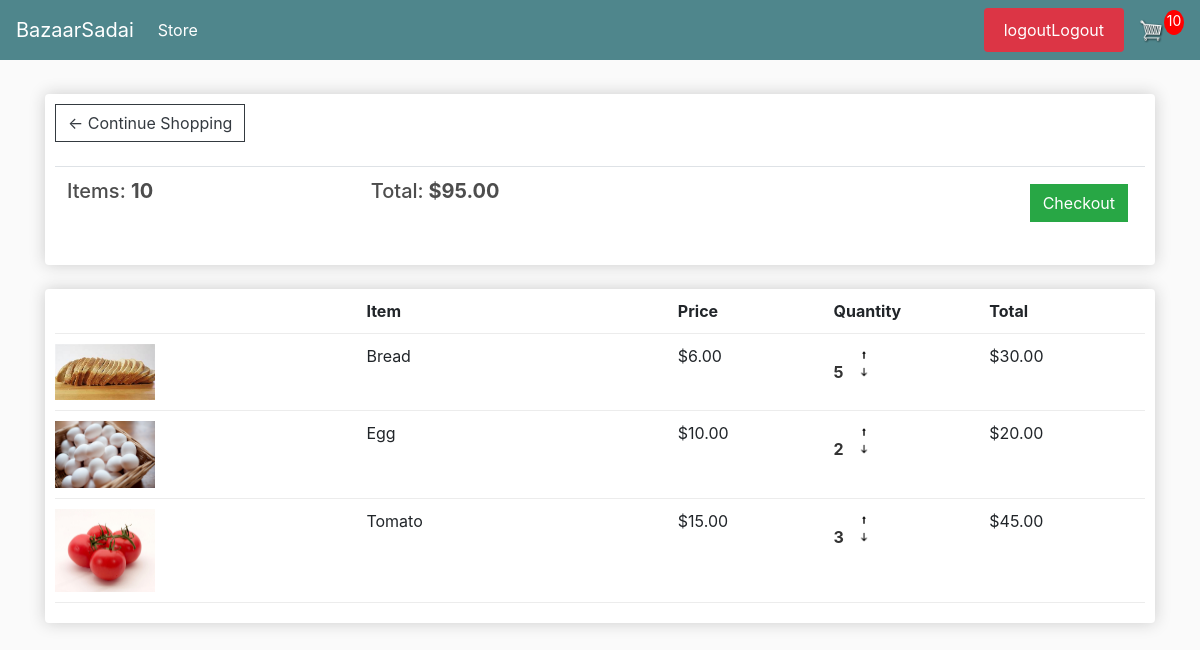
/cart/ (signed in), run on an earlier commit of the app's database.
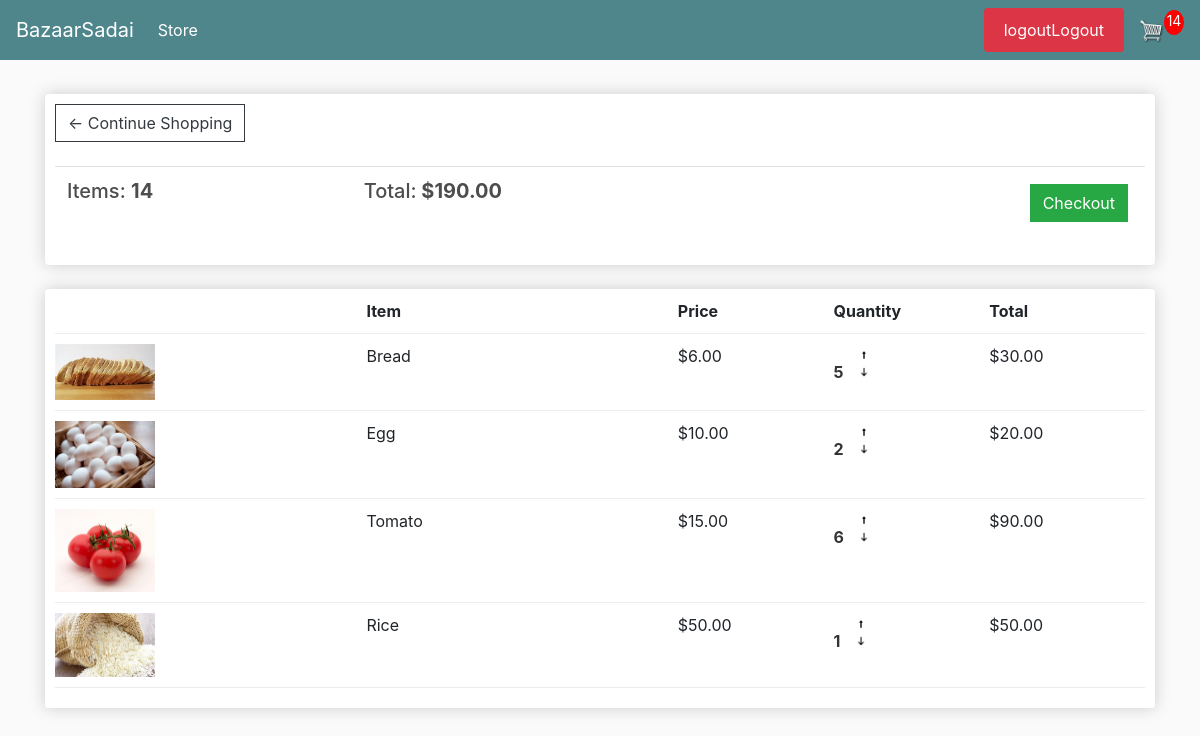
And on a later commit of the database.
### store/models.py (models this page shows, shortened)
class Order(models.Model):
    customer = models.ForeignKey(Customer, on_delete=models.SET_NULL, blank=True, null=True)
    date_order = models.DateTimeField(auto_now_add=True)
    complete = models.BooleanField(default=False, null=True, blank=False)
    transaction_id = models.CharField(max_length=200, null=True)
    @property
    def get_cart_total(self):
        orderitems = self.orderitem_set.all()
        total = sum([item.get_total() for item in orderitems])  # Added parentheses here
        return total
    @property
    def get_cart_items(self):
        orderitems = self.orderitem_set.all()
        total = sum([item.quantity for item in orderitems])  # Counting the quantity of each item
        return total

class OrderItem(models.Model):
    product = models.ForeignKey(Product, on_delete=models.SET_NULL, null=True)
    order = models.ForeignKey(Order, on_delete=models.SET_NULL, null=True)
    quantity = models.IntegerField(default=0, null=True, blank=True)
    date_added = models.DateTimeField(auto_now_add=True)
    def get_total(self):
        total = self.product.price * self.quantity
        return total

class Product(models.Model):
    name = models.CharField(max_length=100, null=True)
    price = models.DecimalField(max_digits=10, decimal_places=2)
    digital = models.BooleanField(default=False, null=True, blank=False) #
    image = models.ImageField(upload_to='static/images/',null=True, blank=True)
    @property
    def imageURL(self):
        try:
            url = self.image.url
        except:
            url = ''
        return url

### store/views.py (the view)
# urls.py: path('cart/', views.cart, name="cart"),
def cart(request):
    if request.user.is_authenticated:
        customer = request.user.customer
        order, created = Order.objects.get_or_create(customer=customer, complete=False)
        items = order.orderitem_set.all()
        cartItems = order.get_cart_items
    else:
        items = []
        order = {'get_cart_total': 0, 'get_cart_items': 0, 'shipping': False}
        cartItems = order['get_cart_items']
    context = {'items': items, 'order': order,'cartItems': cartItems}
    return render(request, 'store/cart.html', context)

### store/templates/store/cart.html (shortened to what this page needs)
<!DOCTYPE html>
<html lang="en">
<head>
</head>
<body>
{% extends 'store/main.html' %}
{% load static %}
{% block content %}
    <div class="row">
        <div class="col-lg-12">
            <div class="box-element">
                <a  class="btn btn-outline-dark" href="{% url 'store' %}">&#x2190; Continue Shopping</a>
                <br>
                <br>
                <table class="table">
                    <tr>
                        <th><h5>Items: <strong>{{order.get_cart_items}}</strong></h5></th>
                        <th><h5>Total:<strong> ${{order.get_cart_total|floatformat:2}}</strong></h5></th>
                        <th>
                            <a  style="float:right; margin:5px;" class="btn btn-success" href="{% url 'checkout' %}">Checkout</a>
                        </th>
                    </tr>
                </table>
            </div>
            <br>
            <div class="box-element">
                <div class="cart-row">
                    <div style="flex:2"></div>
                    <div style="flex:2"><strong>Item</strong></div>
                    <div style="flex:1"><strong>Price</strong></div>
                    <div style="flex:1"><strong>Quantity</strong></div>
                    <div style="flex:1"><strong>Total</strong></div>
                </div>
                {% for item in items %}
                <div class="cart-row">
                    <div style="flex:2"><img class="row-image" src="{{item.product.imageURL}}"></div>
                    <div style="flex:2"><p>{{item.product.name}} </p></div>
                    <div style="flex:1"><p>${{item.product.price|floatformat:2}}</p></div>
                    <div style="flex:1">
                        <p class="quantity" style="font-size: 16px; color: #333;">{{item.quantity}}</p>
                        <div class="quantity">
                            <img data-product="{{product.id}}" data-action="add" class="chg-quantity update-cart" src="{% static  'images/Vector-Arrow-Up-Transparent-PNG.png' %}">
                            <img data-product="{{product.id}}" data-action="remove" class="chg-quantity update-cart" src="{% static  'images/513b07e42724956e6410c48bb05d4b0f.png' %}">
                        </div>
                    </div>
                    <div style="flex:1"><p>${{item.get_total}}</p></div>
                </div>
                {% endfor %}
            </div>
        </div>
    </div>
{% endblock content %}

What changed in the data, as far as the page shows it:
changed through a linked row, Order: get_cart_items "10" → "14"; get_cart_total "95.00" → "190.00"
changed OrderItem "Tomato": quantity "3" → "6"; get_total "45.00" → "90.00"
added OrderItem: product.imageURL (picture), product.name "Rice", product.price "50.00", quantity "1", get_total "50.00"
Also different on the page:
{{ cartItems }}: "10" → "14"
